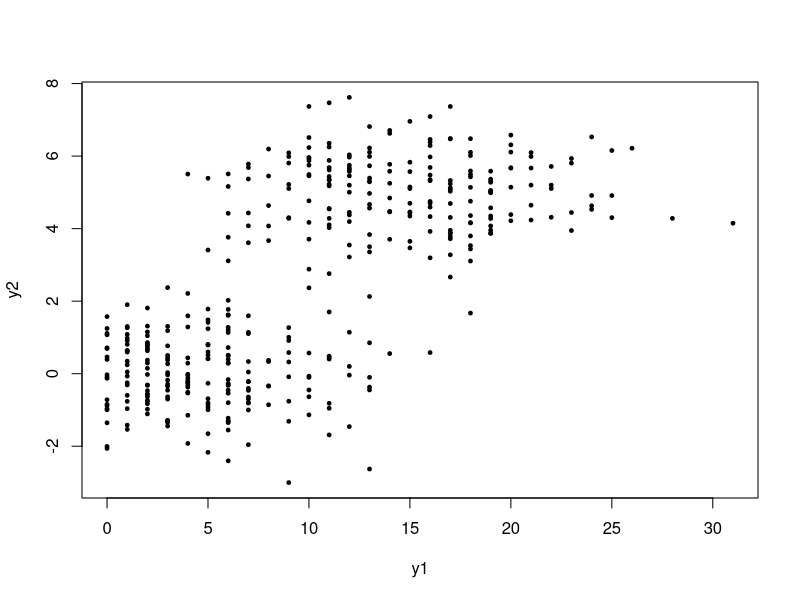

This figure's R source:


#x~Uniform[0,20]
#y1 ~ Poisson[ λ=x ]
#y2 ~ Normal[ μ=0 if x<10, otherwise 5; σ=1 ]

x <- seq(0,20,by=0.05)

y1 <- rpois(n=length(x), lambda=x)

themu <- x*0 + (x>=10)*5
y2 <- rnorm(n=length(x), themu, 1)

pdf("gp.pdf",height = 4,width = 5)
plot(y1,y2,cex=0.5,pch=19)
dev.off()

